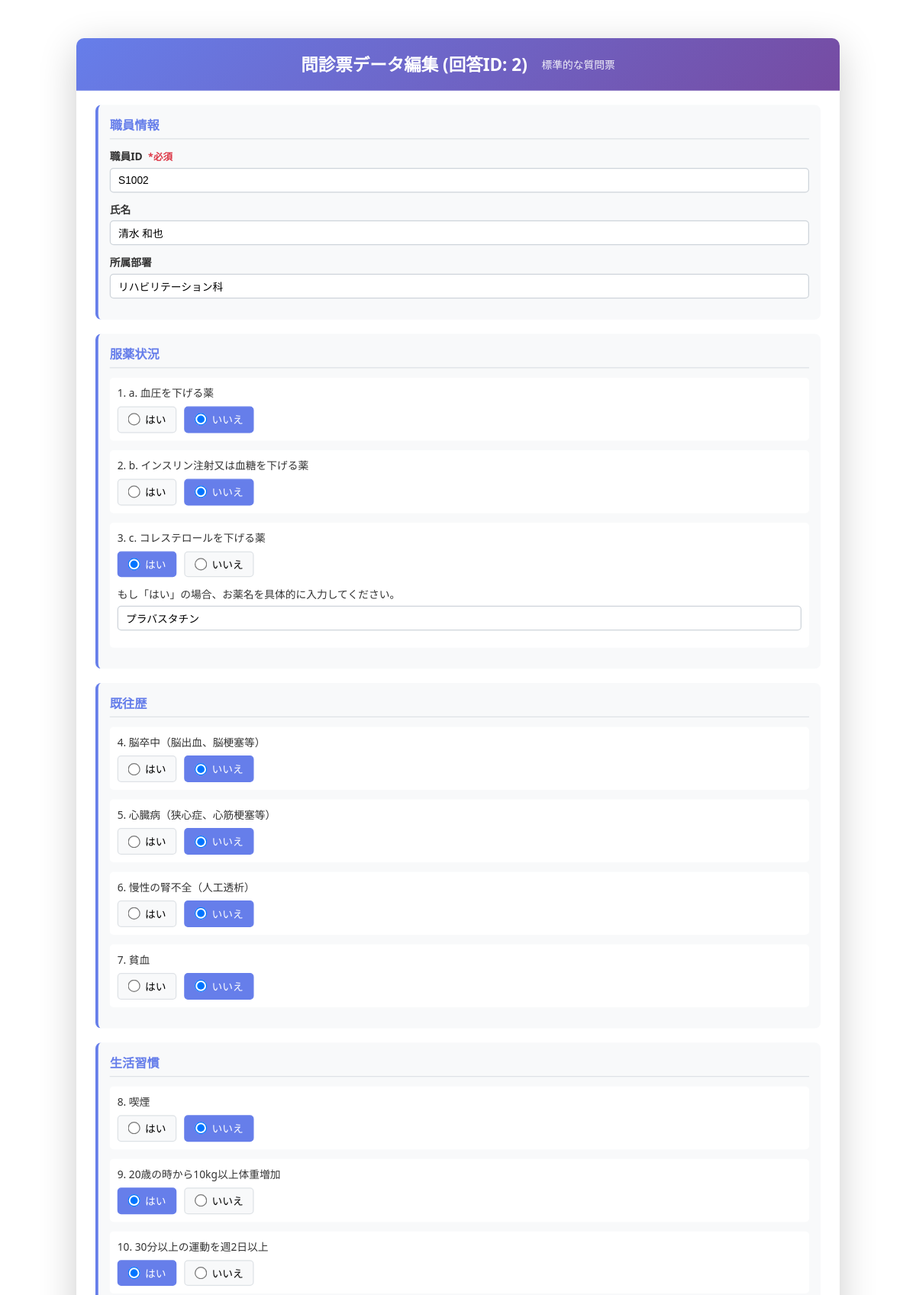
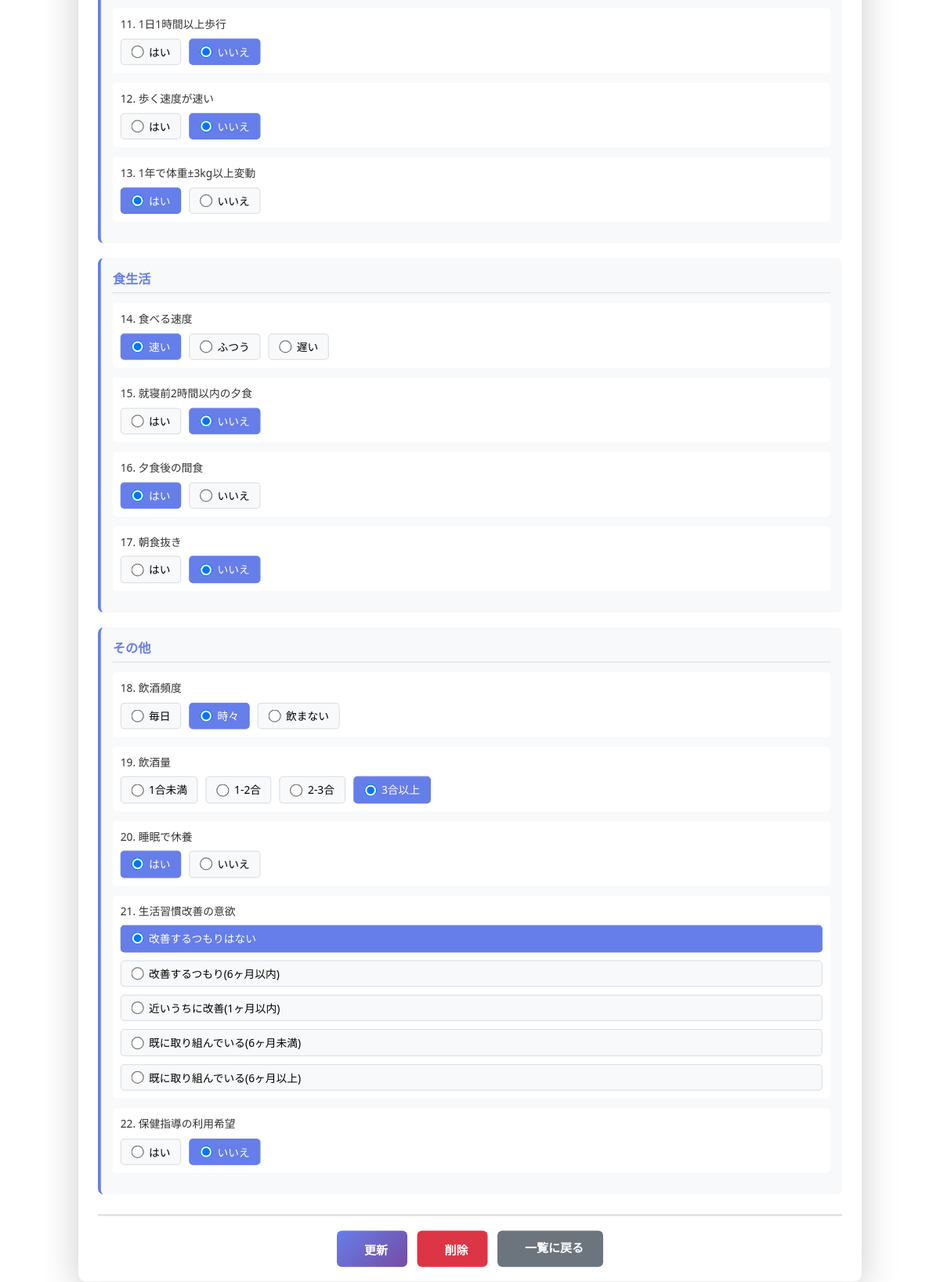
The app's page /admin_index.php?id=2 (signed in) with its own data (2 pictures, top to bottom).
### tables this page shows
CREATE TABLE IF NOT EXISTS questionnaire_responses (
    response_id INT AUTO_INCREMENT PRIMARY KEY,
    staff_id VARCHAR(50) NOT NULL,
    staff_name VARCHAR(100),
    department VARCHAR(100),
    
     
    q1_blood_pressure_med TINYINT COMMENT '1:はい, 2:いいえ',
    q1_medicine_name VARCHAR(255) COMMENT 'Q1の具体的な薬名',
    q2_insulin_med TINYINT COMMENT '1:はい, 2:いいえ',
    q2_medicine_name VARCHAR(255) COMMENT 'Q2の具体的な薬名',
    q3_cholesterol_med TINYINT COMMENT '1:はい, 2:いいえ',
    q3_medicine_name VARCHAR(255) COMMENT 'Q3の具体的な薬名',
    
     
    q4_stroke TINYINT COMMENT '1:はい, 2:いいえ',
    q5_heart_disease TINYINT COMMENT '1:はい, 2:いいえ',
    q6_kidney_failure TINYINT COMMENT '1:はい, 2:いいえ',
    q7_anemia TINYINT COMMENT '1:はい, 2:いいえ',
    
     
    q8_smoking TINYINT COMMENT '1:はい, 2:いいえ',
    q9_weight_gain TINYINT COMMENT '1:はい, 2:いいえ',
    q10_exercise TINYINT COMMENT '1:はい, 2:いいえ',
    q11_walking TINYINT COMMENT '1:はい, 2:いいえ',
    q12_walking_speed TINYINT COMMENT '1:はい, 2:いいえ',
    q13_weight_change TINYINT COMMENT '1:はい, 2:いいえ',
    
     
    q14_eating_speed TINYINT COMMENT '1:速い, 2:ふつう, 3:遅い',
    q15_dinner_before_bed TINYINT COMMENT '1:はい, 2:いいえ',
    q16_snack_after_dinner TINYINT COMMENT '1:はい, 2:いいえ',
    q17_skip_breakfast TINYINT COMMENT '1:はい, 2:いいえ',
    
     
    q18_alcohol_frequency TINYINT COMMENT '1:毎日, 2:時々, 3:ほとんど飲まない',
    q19_alcohol_amount TINYINT COMMENT '1:1合未満, 2:1-2合未満, 3:2-3合未満, 4:3合以上',
    
     
    q20_sleep TINYINT COMMENT '1:はい, 2:いいえ',
    
     
    q21_improvement_intention TINYINT COMMENT '1-5',
    q22_guidance_use TINYINT COMMENT '1:はい, 2:いいえ',
    
    submitted_at TIMESTAMP DEFAULT CURRENT_TIMESTAMP,
    updated_at TIMESTAMP DEFAULT CURRENT_TIMESTAMP ON UPDATE CURRENT_TIMESTAMP,
    
    INDEX idx_staff_id (staff_id),
    INDEX idx_submitted_at (submitted_at)
);

### admin_index.php (the view, shortened to what the rows shown need)
<?php
$db_host = 'localhost';
$db_name = 'monshin';
$db_user = 'root';
$db_pass = '';
try {
    $pdo = new PDO("mysql:host=$db_host;dbname=$db_name;charset=utf8mb4", $db_user, $db_pass);
    $pdo->setAttribute(PDO::ATTR_ERRMODE, PDO::ERRMODE_EXCEPTION);
} catch(PDOException $e) {
    die("データベース接続エラー: " . $e->getMessage());
}
$response = null;
$response_id = $_GET['id'] ?? $_POST['response_id'] ?? null;
try {
    $stmt = $pdo->prepare("SELECT * FROM questionnaire_responses WHERE response_id = :id");
    $stmt->execute([':id' => $response_id]);
    $response = $stmt->fetch(PDO::FETCH_ASSOC);
} catch(PDOException $e) {
    die("データ取得エラー: " . $e->getMessage());
}
?>
<!DOCTYPE html>
<html lang="ja">
<head>
    <link rel="stylesheet" href="style.css">
</head>
<body>
    <div class="container">
        <header class="header">
            <h1>問診票データ編集 (回答ID: <?php echo htmlspecialchars($response['response_id']); ?>)</h1>
            <p class="subtitle">標準的な質問票</p>
        </header>
        <form method="POST" action="" class="questionnaire-form" id="questionnaireForm">
            <div class="section">
                <h2>職員情報</h2>
                <div class="form-group">
                    <label for="staff_id">職員ID <span class="required">*必須</span></label>
                    <input type="text" id="staff_id" name="staff_id" value="<?php echo htmlspecialchars($response['staff_id']); ?>" required>
                </div>
                <div class="form-group">
                    <label for="staff_name">氏名</label>
                    <input type="text" id="staff_name" name="staff_name" value="<?php echo htmlspecialchars($response['staff_name']); ?>">
                </div>
                <div class="form-group">
                    <label for="department">所属部署</label>
                    <input type="text" id="department" name="department" value="<?php echo htmlspecialchars($response['department']); ?>">
                </div>
            </div>
            <div class="section">
                <h2>服薬状況</h2>
                <div class="question">
                    <div class="radio-group">
                        <label><input type="radio" name="q1" value="1" <?php if($response['q1_blood_pressure_med'] == 1) echo 'checked'; ?> required> はい</label>
                        <label><input type="radio" name="q1" value="2" <?php if($response['q1_blood_pressure_med'] == 2) echo 'checked'; ?>> いいえ</label>
                    </div>
                </div>
                <div class="question">
                    <div class="radio-group">
                        <label><input type="radio" name="q2" value="1" <?php if($response['q2_insulin_med'] == 1) echo 'checked'; ?> required> はい</label>
                        <label><input type="radio" name="q2" value="2" <?php if($response['q2_insulin_med'] == 2) echo 'checked'; ?>> いいえ</label>
                    </div>
                </div>
                <div class="question">
                    <div class="radio-group">
                        <label><input type="radio" name="q3" value="1" <?php if($response['q3_cholesterol_med'] == 1) echo 'checked'; ?> required> はい</label>
                        <label><input type="radio" name="q3" value="2" <?php if($response['q3_cholesterol_med'] == 2) echo 'checked'; ?>> いいえ</label>
                    </div>
                    <div class="form-group" id="q3_medicine_name_group" style="display: none; margin-top: 10px;">
                        <label for="q3_medicine_name" style="font-weight: normal;">もし「はい」の場合、お薬名を具体的に入力してください。</label>
                        <input type="text" id="q3_medicine_name" name="q3_medicine_name" value="<?php echo htmlspecialchars($response['q3_medicine_name']); ?>" placeholder="例：ロスバスタチン">
                    </div>
                </div>
            </div>
            <div class="section">
                <h2>既往歴</h2>
                <div class="question">
                    <div class="radio-group">
                        <label><input type="radio" name="q4" value="1" <?php if($response['q4_stroke'] == 1) echo 'checked'; ?> required> はい</label>
                        <label><input type="radio" name="q4" value="2" <?php if($response['q4_stroke'] == 2) echo 'checked'; ?>> いいえ</label>
                    </div>
                </div>
                <div class="question">
                    <div class="radio-group">
                        <label><input type="radio" name="q5" value="1" <?php if($response['q5_heart_disease'] == 1) echo 'checked'; ?> required> はい</label>
                        <label><input type="radio" name="q5" value="2" <?php if($response['q5_heart_disease'] == 2) echo 'checked'; ?>> いいえ</label>
                    </div>
                </div>
                <div class="question">
                    <div class="radio-group">
                        <label><input type="radio" name="q6" value="1" <?php if($response['q6_kidney_failure'] == 1) echo 'checked'; ?> required> はい</label>
                        <label><input type="radio" name="q6" value="2" <?php if($response['q6_kidney_failure'] == 2) echo 'checked'; ?>> いいえ</label>
                    </div>
                </div>
                <div class="question">
                    <div class="radio-group">
                        <label><input type="radio" name="q7" value="1" <?php if($response['q7_anemia'] == 1) echo 'checked'; ?> required> はい</label>
                        <label><input type="radio" name="q7" value="2" <?php if($response['q7_anemia'] == 2) echo 'checked'; ?>> いいえ</label>
                    </div>
                </div>
            </div>
            <div class="section">
                <h2>生活習慣</h2>
                <div class="question">
                    <div class="radio-group">
                        <label><input type="radio" name="q8" value="1" <?php if($response['q8_smoking'] == 1) echo 'checked'; ?> required> はい</label>
                        <label><input type="radio" name="q8" value="2" <?php if($response['q8_smoking'] == 2) echo 'checked'; ?>> いいえ</label>
                    </div>
                </div>
                <div class="question">
                    <div class="radio-group">
                        <label><input type="radio" name="q9" value="1" <?php if($response['q9_weight_gain'] == 1) echo 'checked'; ?> required> はい</label>
                        <label><input type="radio" name="q9" value="2" <?php if($response['q9_weight_gain'] == 2) echo 'checked'; ?>> いいえ</label>
                    </div>
                </div>
                <div class="question">
                    <div class="radio-group">
                        <label><input type="radio" name="q10" value="1" <?php if($response['q10_exercise'] == 1) echo 'checked'; ?> required> はい</label>
                        <label><input type="radio" name="q10" value="2" <?php if($response['q10_exercise'] == 2) echo 'checked'; ?>> いいえ</label>
                    </div>
                </div>
                <div class="question">
                    <div class="radio-group">
                        <label><input type="radio" name="q11" value="1" <?php if($response['q11_walking'] == 1) echo 'checked'; ?> required> はい</label>
                        <label><input type="radio" name="q11" value="2" <?php if($response['q11_walking'] == 2) echo 'checked'; ?>> いいえ</label>
                    </div>
                </div>
                <div class="question">
                    <div class="radio-group">
                        <label><input type="radio" name="q12" value="1" <?php if($response['q12_walking_speed'] == 1) echo 'checked'; ?> required> はい</label>
                        <label><input type="radio" name="q12" value="2" <?php if($response['q12_walking_speed'] == 2) echo 'checked'; ?>> いいえ</label>
                    </div>
                </div>
                <div class="question">
                    <div class="radio-group">
                        <label><input type="radio" name="q13" value="1" <?php if($response['q13_weight_change'] == 1) echo 'checked'; ?> required> はい</label>
                        <label><input type="radio" name="q13" value="2" <?php if($response['q13_weight_change'] == 2) echo 'checked'; ?>> いいえ</label>
                    </div>
                </div>
            </div>
            <div class="section">
                <h2>食生活</h2>
                <div class="question">
                    <div class="radio-group">
                        <label><input type="radio" name="q14" value="1" <?php if($response['q14_eating_speed'] == 1) echo 'checked'; ?> required> 速い</label>
                        <label><input type="radio" name="q14" value="2" <?php if($response['q14_eating_speed'] == 2) echo 'checked'; ?>> ふつう</label>
                        <label><input type="radio" name="q14" value="3" <?php if($response['q14_eating_speed'] == 3) echo 'checked'; ?>> 遅い</label>
                    </div>
                </div>
                <div class="question">
                    <div class="radio-group">
                        <label><input type="radio" name="q15" value="1" <?php if($response['q15_dinner_before_bed'] == 1) echo 'checked'; ?> required> はい</label>
                        <label><input type="radio" name="q15" value="2" <?php if($response['q15_dinner_before_bed'] == 2) echo 'checked'; ?>> いいえ</label>
                    </div>
                </div>
                <div class="question">
                    <div class="radio-group">
                        <label><input type="radio" name="q16" value="1" <?php if($response['q16_snack_after_dinner'] == 1) echo 'checked'; ?> required> はい</label>
                        <label><input type="radio" name="q16" value="2" <?php if($response['q16_snack_after_dinner'] == 2) echo 'checked'; ?>> いいえ</label>
                    </div>
                </div>
                <div class="question">
                    <div class="radio-group">
                        <label><input type="radio" name="q17" value="1" <?php if($response['q17_skip_breakfast'] == 1) echo 'checked'; ?> required> はい</label>
                        <label><input type="radio" name="q17" value="2" <?php if($response['q17_skip_breakfast'] == 2) echo 'checked'; ?>> いいえ</label>
                    </div>
                </div>
            </div>
            <div class="section">
                <h2>その他</h2>
                <div class="question">
                    <div class="radio-group">
                        <label><input type="radio" name="q18" value="1" <?php if($response['q18_alcohol_frequency'] == 1) echo 'checked'; ?> required> 毎日</label>
                        <label><input type="radio" name="q18" value="2" <?php if($response['q18_alcohol_frequency'] == 2) echo 'checked'; ?>> 時々</label>
                        <label><input type="radio" name="q18" value="3" <?php if($response['q18_alcohol_frequency'] == 3) echo 'checked'; ?>> 飲まない</label>
                    </div>
                </div>
                <div class="question">
                    <div class="radio-group">
                        <label><input type="radio" name="q19" value="1" <?php if($response['q19_alcohol_amount'] == 1) echo 'checked'; ?> required> 1合未満</label>
                        <label><input type="radio" name="q19" value="2" <?php if($response['q19_alcohol_amount'] == 2) echo 'checked'; ?>> 1-2合</label>
                        <label><input type="radio" name="q19" value="3" <?php if($response['q19_alcohol_amount'] == 3) echo 'checked'; ?>> 2-3合</label>
                        <label><input type="radio" name="q19" value="4" <?php if($response['q19_alcohol_amount'] == 4) echo 'checked'; ?>> 3合以上</label>
                    </div>
                </div>
                <div class="question">
                    <div class="radio-group">
                        <label><input type="radio" name="q20" value="1" <?php if($response['q20_sleep'] == 1) echo 'checked'; ?> required> はい</label>
                        <label><input type="radio" name="q20" value="2" <?php if($response['q20_sleep'] == 2) echo 'checked'; ?>> いいえ</label>
                    </div>
                </div>
                <div class="question">
                    <div class="radio-group vertical">
                        <label><input type="radio" name="q21" value="1" <?php if($response['q21_improvement_intention'] == 1) echo 'checked'; ?> required> 改善するつもりはない</label>
                        <label><input type="radio" name="q21" value="2" <?php if($response['q21_improvement_intention'] == 2) echo 'checked'; ?>> 改善するつもり(6ヶ月以内)</label>
                        <label><input type="radio" name="q21" value="3" <?php if($response['q21_improvement_intention'] == 3) echo 'checked'; ?>> 近いうちに改善(1ヶ月以内)</label>
                        <label><input type="radio" name="q21" value="4" <?php if($response['q21_improvement_intention'] == 4) echo 'checked'; ?>> 既に取り組んでいる(6ヶ月未満)</label>
                        <label><input type="radio" name="q21" value="5" <?php if($response['q21_improvement_intention'] == 5) echo 'checked'; ?>> 既に取り組んでいる(6ヶ月以上)</label>
                    </div>
                </div>
                <div class="question">
                    <div class="radio-group">
                        <label><input type="radio" name="q22" value="1" <?php if($response['q22_guidance_use'] == 1) echo 'checked'; ?> required> はい</label>
                        <label><input type="radio" name="q22" value="2" <?php if($response['q22_guidance_use'] == 2) echo 'checked'; ?>> いいえ</label>
                    </div>
                </div>
            </div>
            </form>
    </div>
</body>
</html>

### records on screen
questionnaire_responses: response_id "2", staff_id "S1002", staff_name "清水 和也", department "リハビリテーション科", q1_blood_pressure_med "☐ はい", q1_blood_pressure_med "☑ いいえ", q2_insulin_med "☐ はい", q2_insulin_med "☑ いいえ", q3_cholesterol_med "☑ はい", q3_cholesterol_med "☐ いいえ", q3_medicine_name "プラバスタチン", q4_stroke "☐ はい", q4_stroke "☑ いいえ", q5_heart_disease "☐ はい", q5_heart_disease "☑ いいえ", q6_kidney_failure "☐ はい", q6_kidney_failure "☑ いいえ", q7_anemia "☐ はい", q7_anemia "☑ いいえ", q8_smoking "☐ はい", q8_smoking "☑ いいえ", q9_weight_gain "☑ はい", q9_weight_gain "☐ いいえ", q10_exercise "☑ はい", q10_exercise "☐ いいえ", q11_walking "☐ はい", q11_walking "☑ いいえ", q12_walking_speed "☐ はい", q12_walking_speed "☑ いいえ", q13_weight_change "☑ はい", q13_weight_change "☐ いいえ", q14_eating_speed "☑ 速い", q14_eating_speed "☐ ふつう", q14_eating_speed "☐ 遅い", q15_dinner_before_bed "☐ はい", q15_dinner_before_bed "☑ いいえ", q16_snack_after_dinner "☑ はい", q16_snack_after_dinner "☐ いいえ", q17_skip_breakfast "☐ はい", q17_skip_breakfast "☑ いいえ", q18_alcohol_frequency "☐ 毎日", q18_alcohol_frequency "☑ 時々", q18_alcohol_frequency "☐ 飲まない", q19_alcohol_amount "☐ 1合未満", q19_alcohol_amount "☐ 1-2合", q19_alcohol_amount "☐ 2-3合", q19_alcohol_amount "☑ 3合以上", q20_sleep "☑ はい", q20_sleep "☐ いいえ", q21_improvement_intention "☑ 改善するつもりはない", q21_improvement_intention "☐ 改善するつもり(6ヶ月以内)", q21_improvement_intention "☐ 近いうちに改善(1ヶ月以内)", q21_improvement_intention "☐ 既に取り組んでいる(6ヶ月未満)", q21_improvement_intention "☐ 既に取り組んでいる(6ヶ月以上)", q22_guidance_use "☐ はい", q22_guidance_use "☑ いいえ"
